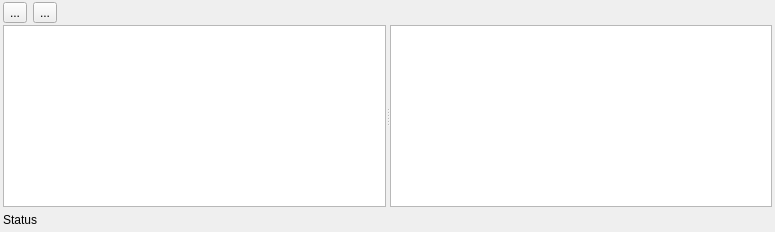
<?xml version="1.0" encoding="UTF-8"?>
<ui version="4.0">
 <class>RenderPipelinePanel</class>
 <widget class="QDockWidget" name="RenderPipelinePanel">
  <property name="geometry">
   <rect>
    <x>0</x>
    <y>0</y>
    <width>775</width>
    <height>232</height>
   </rect>
  </property>
  <property name="windowTitle">
   <string>Render Pipeline</string>
  </property>
  <widget class="QWidget" name="dockWidgetContents">
   <layout class="QVBoxLayout" name="verticalLayout">
    <property name="spacing">
     <number>0</number>
    </property>
    <property name="leftMargin">
     <number>3</number>
    </property>
    <property name="topMargin">
     <number>0</number>
    </property>
    <property name="rightMargin">
     <number>3</number>
    </property>
    <property name="bottomMargin">
     <number>0</number>
    </property>
    <item>
     <widget class="QWidget" name="TopTools" native="true">
      <property name="minimumSize">
       <size>
        <width>0</width>
        <height>25</height>
       </size>
      </property>
      <property name="maximumSize">
       <size>
        <width>16777215</width>
        <height>25</height>
       </size>
      </property>
      <layout class="QHBoxLayout" name="horizontalLayout_2">
       <property name="leftMargin">
        <number>0</number>
       </property>
       <property name="topMargin">
        <number>0</number>
       </property>
       <property name="rightMargin">
        <number>0</number>
       </property>
       <property name="bottomMargin">
        <number>0</number>
       </property>
       <item>
        <widget class="QToolButton" name="m_applyButton">
         <property name="sizePolicy">
          <sizepolicy hsizetype="Fixed" vsizetype="Fixed">
           <horstretch>0</horstretch>
           <verstretch>0</verstretch>
          </sizepolicy>
         </property>
         <property name="toolTip">
          <string>Import</string>
         </property>
         <property name="statusTip">
          <string>New</string>
         </property>
         <property name="text">
          <string>...</string>
         </property>
         <property name="popupMode">
          <enum>QToolButton::DelayedPopup</enum>
         </property>
        </widget>
       </item>
       <item>
        <widget class="QToolButton" name="m_captureModeButton">
         <property name="toolTip">
          <string>Capture stopped</string>
         </property>
         <property name="statusTip">
          <string>Capture stopped</string>
         </property>
         <property name="text">
          <string>...</string>
         </property>
        </widget>
       </item>
       <item>
        <spacer name="horizontalSpacer">
         <property name="orientation">
          <enum>Qt::Horizontal</enum>
         </property>
         <property name="sizeHint" stdset="0">
          <size>
           <width>725</width>
           <height>20</height>
          </size>
         </property>
        </spacer>
       </item>
      </layout>
     </widget>
    </item>
    <item>
     <widget class="QSplitter" name="m_splitter">
      <property name="orientation">
       <enum>Qt::Horizontal</enum>
      </property>
      <widget class="QGraphicsView" name="m_graphicsView">
       <property name="contextMenuPolicy">
        <enum>Qt::CustomContextMenu</enum>
       </property>
       <property name="verticalScrollBarPolicy">
        <enum>Qt::ScrollBarAsNeeded</enum>
       </property>
       <property name="horizontalScrollBarPolicy">
        <enum>Qt::ScrollBarAsNeeded</enum>
       </property>
      </widget>
      <widget class="QGraphicsView" name="m_graphicsViewFrameBuffer"/>
     </widget>
    </item>
    <item>
     <widget class="QWidget" name="BottomTools" native="true">
      <property name="minimumSize">
       <size>
        <width>0</width>
        <height>25</height>
       </size>
      </property>
      <property name="maximumSize">
       <size>
        <width>16777215</width>
        <height>25</height>
       </size>
      </property>
      <layout class="QHBoxLayout" name="horizontalLayout">
       <property name="spacing">
        <number>2</number>
       </property>
       <property name="leftMargin">
        <number>0</number>
       </property>
       <property name="topMargin">
        <number>0</number>
       </property>
       <property name="rightMargin">
        <number>0</number>
       </property>
       <property name="bottomMargin">
        <number>0</number>
       </property>
       <item>
        <widget class="QLabel" name="label">
         <property name="text">
          <string>Status</string>
         </property>
        </widget>
       </item>
       <item>
        <spacer name="horizontalSpacer_2">
         <property name="orientation">
          <enum>Qt::Horizontal</enum>
         </property>
         <property name="sizeHint" stdset="0">
          <size>
           <width>40</width>
           <height>20</height>
          </size>
         </property>
        </spacer>
       </item>
      </layout>
     </widget>
    </item>
   </layout>
  </widget>
 </widget>
 <resources/>
 <connections/>
</ui>
